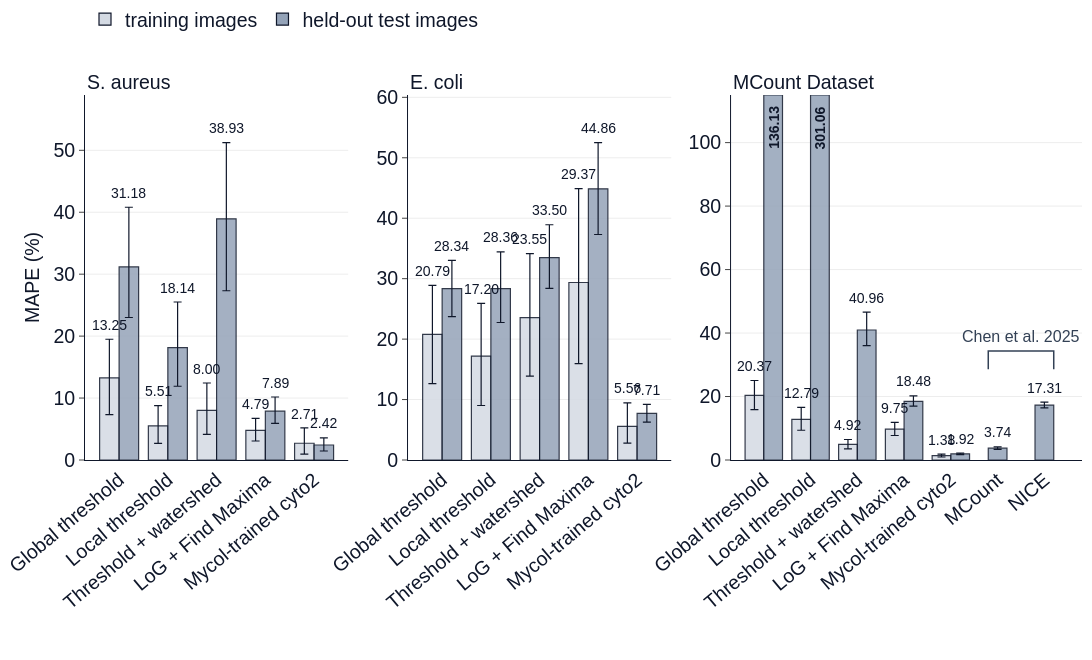

The notebook cell saved with this chart:
### Code cell
# --- panel c: MAPE with 95% bootstrap CI, training (light) and held-out (solid) images ---
CAP, WIDTH = 100, 0.4                              # y axis stops at 100 % MAPE; taller bars are cut
SPLIT_BAR = {"tune": dict(name="training images", tint=0.6), "test": dict(name="held-out test images", tint=0.0)}
fig_c = make_subplots(1, 3, column_widths=[6, 6, 8], horizontal_spacing=0.06,
                      subplot_titles=[LABEL[k] for k in DATASETS])
left_titles(fig_c)
for col, key in enumerate(DATASETS, start=1):
    ms = [m for m in ORDER if len(counts(key, m, "test")[0])]
    bars = []                                      # (x, method, split, MAPE, CI low, CI high)
    for i, m in enumerate(ms):
        splits = [s for s in ("tune", "test") if len(counts(key, m, s)[0])]
        for j, s in enumerate(splits):
            t, p = counts(key, m, s)
            ape = np.abs(p - t) / t * 100
            bars.append((i + (j - (len(splits) - 1) / 2) * WIDTH, m, s, ape.mean(), *boot_ci(ape)))
    top = min(CAP, max(b[5] for b in bars)) * 1.15
    for s, style in SPLIT_BAR.items():
        b = [bar for bar in bars if bar[2] == s]
        fig_c.add_trace(go.Bar(x=[x for x, *_ in b], y=[min(v, top) for *_, v, _, _ in b], width=WIDTH,
                               showlegend=col == 1, name=style["name"],
                               marker=dict(color=tint(NEUTRAL, style["tint"]), opacity=0.85,
                                           line=dict(color=INK, width=1.2))), 1, col)
    ci = [bar for bar in bars if bar[5] <= top]
    fig_c.add_trace(go.Scatter(x=[b[0] for b in ci], y=[b[3] for b in ci], mode="markers", marker_opacity=0,
                               showlegend=False,
                               error_y=dict(type="data", symmetric=False, color=INK, thickness=1.2, width=4,
                                            array=[b[5] - b[3] for b in ci], arrayminus=[b[3] - b[4] for b in ci])),
                    1, col)
    for x, m, s, v, lo, hi in bars:
        cut = v > top
        fig_c.add_annotation(x=x, y=top * 0.975 if cut else (hi if hi <= top else v) + top * 0.012,
                             text=f"<b>{v:,.2f}</b>" if cut else f"{v:.2f}",
                             textangle=-90 if cut else 0, yanchor="top" if cut else "bottom",
                             font=dict(size=14), row=1, col=col)
    fig_c.update_yaxes(range=[0, top], showgrid=True, row=1, col=col)
    fig_c.update_xaxes(tickvals=list(range(len(ms))), ticks="", tickangle=-40,
                       ticktext=[MNAME[m] for m in ms], row=1, col=col)
    pub = [b for b in bars if b[1] in PUBLISHED]
    if pub:                                            # bracket over the published tools' bars, with their source
        x0, x1 = min(b[0] for b in pub) - WIDTH / 2, max(b[0] for b in pub) + WIDTH / 2
        yb = max(min(b[5], top) for b in pub) + top * 0.14
        fig_c.add_shape(type="path", path=f"M{x0},{yb - top * 0.05} V{yb} H{x1} V{yb - top * 0.05}",
                      line=dict(color=SUB, width=1.5), row=1, col=col)
        fig_c.add_annotation(x=(x0 + x1) / 2, y=yb + top * 0.01, text=PUBLISHED_REF, yanchor="bottom",
                           font=dict(size=16, color=SUB), row=1, col=col)
fig_c.update_yaxes(title_text="MAPE (%)", row=1, col=1)
fig_c.update_layout(width=CONTENT_W, height=660, margin=dict(l=85, r=10, t=95, b=200), barmode="overlay",
                    legend=dict(orientation="h", x=0, y=1, yref="container", yanchor="top"))

### Figure 1 — Plotly figure (JSON) as saved in the notebook; plotly's stock layout.template omitted (floating-point values rounded to 4 significant figures)
{"data": [{"marker": {"color": "rgb(212, 218, 227)", "line": {"color": "#0f172a", "width": 1.2}, "opacity": 0.85}, "name": "training images", "showlegend": true, "type": "bar", "width": 0.4, "x": [-0.2, 0.8, 1.8, 2.8, 3.8], "xaxis": "x", "y": [13.25, 5.51, 8.003, 4.79, 2.706], "yaxis": "y"}, {"marker": {"color": "rgb(148, 163, 184)", "line": {"color": "#0f172a", "width": 1.2}, "opacity": 0.85}, "name": "held-out test images", "showlegend": true, "type": "bar", "width": 0.4, "x": [0.2, 1.2, 2.2, 3.2, 4.2], "xaxis": "x", "y": [31.18, 18.14, 38.93, 7.89, 2.421], "yaxis": "y"}, {"error_y": {"array": [6.245, 9.627, 3.259, 7.368, 4.432, 12.31, 1.921, 2.282, 2.47, 1.154], "arrayminus": [5.921, 8.172, 2.831, 6.242, 3.878, 11.61, 1.726, 1.991, 1.767, 0.968], "color": "#0f172a", "symmetric": false, "thickness": 1.2, "type": "data", "width": 4}, "marker": {"opacity": 0}, "mode": "markers", "showlegend": false, "type": "scatter", "x": [-0.2, 0.2, 0.8, 1.2, 1.8, 2.2, 2.8, 3.2, 3.8, 4.2], "xaxis": "x", "y": [13.25, 31.18, 5.51, 18.14, 8.003, 38.93, 4.79, 7.89, 2.706, 2.421], "yaxis": "y"}, {"marker": {"color": "rgb(212, 218, 227)", "line": {"color": "#0f172a", "width": 1.2}, "opacity": 0.85}, "name": "training images", "showlegend": false, "type": "bar", "width": 0.4, "x": [-0.2, 0.8, 1.8, 2.8, 3.8], "xaxis": "x2", "y": [20.79, 17.2, 23.55, 29.37, 5.562], "yaxis": "y2"}, {"marker": {"color": "rgb(148, 163, 184)", "line": {"color": "#0f172a", "width": 1.2}, "opacity": 0.85}, "name": "held-out test images", "showlegend": false, "type": "bar", "width": 0.4, "x": [0.2, 1.2, 2.2, 3.2, 4.2], "xaxis": "x2", "y": [28.34, 28.36, 33.5, 44.86, 7.708], "yaxis": "y2"}, {"error_y": {"array": [8.086, 4.696, 8.712, 6.084, 10.58, 5.422, 15.53, 7.65, 3.895, 1.489], "arrayminus": [8.148, 4.618, 8.181, 5.609, 9.662, 5.112, 13.44, 7.549, 2.757, 1.446], "color": "#0f172a", "symmetric": false, "thickness": 1.2, "type": "data", "width": 4}, "marker": {"opacity": 0}, "mode": "markers", "showlegend": false, "type": "scatter", "x": [-0.2, 0.2, 0.8, 1.2, 1.8, 2.2, 2.8, 3.2, 3.8, 4.2], "xaxis": "x2", "y": [20.79, 28.34, 17.2, 28.36, 23.55, 33.5, 29.37, 44.86, 5.562, 7.708], "yaxis": "y2"}, {"marker": {"color": "rgb(212, 218, 227)", "line": {"color": "#0f172a", "width": 1.2}, "opacity": 0.85}, "name": "training images", "showlegend": false, "type": "bar", "width": 0.4, "x": [-0.2, 0.8, 1.8, 2.8, 3.8], "xaxis": "x3", "y": [20.37, 12.79, 4.919, 9.752, 1.375], "yaxis": "y3"}, {"marker": {"color": "rgb(148, 163, 184)", "line": {"color": "#0f172a", "width": 1.2}, "opacity": 0.85}, "name": "held-out test images", "showlegend": false, "type": "bar", "width": 0.4, "x": [0.2, 1.2, 2.2, 3.2, 4.2, 5, 6], "xaxis": "x3", "y": [115.0, 115.0, 40.96, 18.48, 1.921, 3.738, 17.31], "yaxis": "y3"}, {"error_y": {"array": [4.683, 3.797, 1.535, 5.619, 2.109, 1.733, 0.4483, 0.263, 0.3999, 0.9272], "arrayminus": [4.493, 3.422, 1.393, 4.936, 2.032, 1.499, 0.4333, 0.2527, 0.3851, 0.9188], "color": "#0f172a", "symmetric": false, "thickness": 1.2, "type": "data", "width": 4}, "marker": {"opacity": 0}, "mode": "markers", "showlegend": false, "type": "scatter", "x": [-0.2, 0.8, 1.8, 2.2, 2.8, 3.2, 3.8, 4.2, 5, 6], "xaxis": "x3", "y": [20.37, 12.79, 4.919, 40.96, 9.752, 18.48, 1.375, 1.921, 3.738, 17.31], "yaxis": "y3"}], "layout": {"annotations": [{"align": "left", "font": {"size": 19.5}, "showarrow": false, "text": "S. aureus", "x": 0, "xanchor": "left", "xref": "paper", "y": 1, "yanchor": "bottom", "yref": "paper"}, {"align": "left", "font": {"size": 19.5}, "showarrow": false, "text": "E. coli", "x": 0.324, "xanchor": "left", "xref": "paper", "y": 1, "yanchor": "bottom", "yref": "paper"}, {"align": "left", "font": {"size": 19.5}, "showarrow": false, "text": "MCount Dataset", "x": 0.648, "xanchor": "left", "xref": "paper", "y": 1, "yanchor": "bottom", "yref": "paper"}, {"font": {"size": 14}, "text": "13.25", "textangle": 0, "x": -0.2, "xref": "x", "y": 20.2, "yanchor": "bottom", "yref": "y"}, {"font": {"size": 14}, "text": "31.18", "textangle": 0, "x": 0.2, "xref": "x", "y": 41.51, "yanchor": "bottom", "yref": "y"}, {"font": {"size": 14}, "text": "5.51", "textangle": 0, "x": 0.8, "xref": "x", "y": 9.476, "yanchor": "bottom", "yref": "y"}, {"font": {"size": 14}, "text": "18.14", "textangle": 0, "x": 1.2, "xref": "x", "y": 26.22, "yanchor": "bottom", "yref": "y"}, {"font": {"size": 14}, "text": "8.00", "textangle": 0, "x": 1.8, "xref": "x", "y": 13.14, "yanchor": "bottom", "yref": "y"}, {"font": {"size": 14}, "text": "38.93", "textangle": 0, "x": 2.2, "xref": "x", "y": 51.95, "yanchor": "bottom", "yref": "y"}, {"font": {"size": 14}, "text": "4.79", "textangle": 0, "x": 2.8, "xref": "x", "y": 7.418, "yanchor": "bottom", "yref": "y"}, {"font": {"size": 14}, "text": "7.89", "textangle": 0, "x": 3.2, "xref": "x", "y": 10.88, "yanchor": "bottom", "yref": "y"}, {"font": {"size": 14}, "text": "2.71", "textangle": 0, "x": 3.8, "xref": "x", "y": 5.883, "yanchor": "bottom", "yref": "y"}, {"font": {"size": 14}, "text": "2.42", "textangle": 0, "x": 4.2, "xref": "x", "y": 4.282, "yanchor": "bottom", "yref": "y"}, {"font": {"size": 14}, "text": "20.79", "textangle": 0, "x": -0.2, "xref": "x2", "y": 29.6, "yanchor": "bottom", "yref": "y2"}, {"font": {"size": 14}, "text": "28.34", "textangle": 0, "x": 0.2, "xref": "x2", "y": 33.76, "yanchor": "bottom", "yref": "y2"}, {"font": {"size": 14}, "text": "17.20", "textangle": 0, "x": 0.8, "xref": "x2", "y": 26.64, "yanchor": "bottom", "yref": "y2"}, {"font": {"size": 14}, "text": "28.36", "textangle": 0, "x": 1.2, "xref": "x2", "y": 35.16, "yanchor": "bottom", "yref": "y2"}, {"font": {"size": 14}, "text": "23.55", "textangle": 0, "x": 1.8, "xref": "x2", "y": 34.86, "yanchor": "bottom", "yref": "y2"}, {"font": {"size": 14}, "text": "33.50", "textangle": 0, "x": 2.2, "xref": "x2", "y": 39.64, "yanchor": "bottom", "yref": "y2"}, {"font": {"size": 14}, "text": "29.37", "textangle": 0, "x": 2.8, "xref": "x2", "y": 45.62, "yanchor": "bottom", "yref": "y2"}, {"font": {"size": 14}, "text": "44.86", "textangle": 0, "x": 3.2, "xref": "x2", "y": 53.24, "yanchor": "bottom", "yref": "y2"}, {"font": {"size": 14}, "text": "5.56", "textangle": 0, "x": 3.8, "xref": "x2", "y": 10.18, "yanchor": "bottom", "yref": "y2"}, {"font": {"size": 14}, "text": "7.71", "textangle": 0, "x": 4.2, "xref": "x2", "y": 9.922, "yanchor": "bottom", "yref": "y2"}, {"font": {"size": 14}, "text": "20.37", "textangle": 0, "x": -0.2, "xref": "x3", "y": 26.43, "yanchor": "bottom", "yref": "y3"}, {"font": {"size": 14}, "text": "<b>136.13</b>", "textangle": -90, "x": 0.2, "xref": "x3", "y": 112.1, "yanchor": "top", "yref": "y3"}, {"font": {"size": 14}, "text": "12.79", "textangle": 0, "x": 0.8, "xref": "x3", "y": 17.97, "yanchor": "bottom", "yref": "y3"}, {"font": {"size": 14}, "text": "<b>301.06</b>", "textangle": -90, "x": 1.2, "xref": "x3", "y": 112.1, "yanchor": "top", "yref": "y3"}, {"font": {"size": 14}, "text": "4.92", "textangle": 0, "x": 1.8, "xref": "x3", "y": 7.834, "yanchor": "bottom", "yref": "y3"}, {"font": {"size": 14}, "text": "40.96", "textangle": 0, "x": 2.2, "xref": "x3", "y": 47.96, "yanchor": "bottom", "yref": "y3"}, {"font": {"size": 14}, "text": "9.75", "textangle": 0, "x": 2.8, "xref": "x3", "y": 13.24, "yanchor": "bottom", "yref": "y3"}, {"font": {"size": 14}, "text": "18.48", "textangle": 0, "x": 3.2, "xref": "x3", "y": 21.59, "yanchor": "bottom", "yref": "y3"}, {"font": {"size": 14}, "text": "1.38", "textangle": 0, "x": 3.8, "xref": "x3", "y": 3.203, "yanchor": "bottom", "yref": "y3"}, {"font": {"size": 14}, "text": "1.92", "textangle": 0, "x": 4.2, "xref": "x3", "y": 3.564, "yanchor": "bottom", "yref": "y3"}, {"font": {"size": 14}, "text": "3.74", "textangle": 0, "x": 5, "xref": "x3", "y": 5.517, "yanchor": "bottom", "yref": "y3"}, {"font": {"size": 14}, "text": "17.31", "textangle": 0, "x": 6, "xref": "x3", "y": 19.62, "yanchor": "bottom", "yref": "y3"}, {"font": {"color": "#334155", "size": 16}, "text": "Chen et al. 2025", "x": 5.5, "xref": "x3", "y": 35.49, "yanchor": "bottom", "yref": "y3"}], "barmode": "overlay", "height": 660, "legend": {"orientation": "h", "x": 0, "y": 1, "yanchor": "top", "yref": "container"}, "margin": {"b": 200, "l": 85, "r": 10, "t": 95}, "shapes": [{"line": {"color": "#334155", "width": 1.5}, "path": "M4.8,28.587896184337623 V34.33789618433762 H6.2 V28.587896184337623", "type": "path", "xref": "x3", "yref": "y3"}], "width": 1748, "xaxis": {"anchor": "y", "domain": [0, 0.264], "tickangle": -40, "ticks": "", "ticktext": ["Global threshold", "Local threshold", "Threshold + watershed", "LoG + Find Maxima", "Mycol-trained cyto2"], "tickvals": [0, 1, 2, 3, 4]}, "xaxis2": {"anchor": "y2", "domain": [0.324, 0.588], "tickangle": -40, "ticks": "", "ticktext": ["Global threshold", "Local threshold", "Threshold + watershed", "LoG + Find Maxima", "Mycol-trained cyto2"], "tickvals": [0, 1, 2, 3, 4]}, "xaxis3": {"anchor": "y3", "domain": [0.648, 1], "tickangle": -40, "ticks": "", "ticktext": ["Global threshold", "Local threshold", "Threshold + watershed", "LoG + Find Maxima", "Mycol-trained cyto2", "MCount", "NICE"], "tickvals": [0, 1, 2, 3, 4, 5, 6]}, "yaxis": {"anchor": "x", "domain": [0, 1], "range": [0, 58.93], "showgrid": true, "title": {"text": "MAPE (%)"}}, "yaxis2": {"anchor": "x2", "domain": [0, 1], "range": [0, 60.39], "showgrid": true}, "yaxis3": {"anchor": "x3", "domain": [0, 1], "range": [0, 115.0], "showgrid": true}}}
